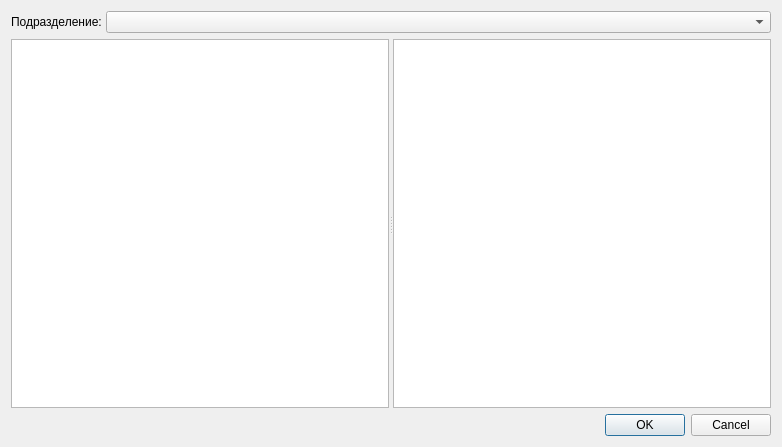
<?xml version="1.0" encoding="UTF-8"?>
<ui version="4.0">
 <class>ActionJobTicketJobTypeChangerDialog</class>
 <widget class="QDialog" name="ActionJobTicketJobTypeChangerDialog">
  <property name="geometry">
   <rect>
    <x>0</x>
    <y>0</y>
    <width>782</width>
    <height>447</height>
   </rect>
  </property>
  <property name="windowTitle">
   <string>Dialog</string>
  </property>
  <layout class="QVBoxLayout" name="verticalLayout_3">
   <item>
    <widget class="QWidget" name="wgtCommon" native="true">
     <property name="sizePolicy">
      <sizepolicy hsizetype="Preferred" vsizetype="Maximum">
       <horstretch>0</horstretch>
       <verstretch>0</verstretch>
      </sizepolicy>
     </property>
     <layout class="QHBoxLayout" name="horizontalLayout">
      <property name="spacing">
       <number>0</number>
      </property>
      <property name="margin">
       <number>0</number>
      </property>
      <item>
       <widget class="QLabel" name="lblOrgStructure">
        <property name="sizePolicy">
         <sizepolicy hsizetype="Maximum" vsizetype="Preferred">
          <horstretch>0</horstretch>
          <verstretch>0</verstretch>
         </sizepolicy>
        </property>
        <property name="text">
         <string>Подразделение: </string>
        </property>
       </widget>
      </item>
      <item>
       <widget class="COrgStructureComboBox" name="cmbOrgStructure"/>
      </item>
     </layout>
    </widget>
   </item>
   <item>
    <widget class="QSplitter" name="splitter">
     <property name="orientation">
      <enum>Qt::Horizontal</enum>
     </property>
     <widget class="QWidget" name="wgtActions" native="true">
      <layout class="QVBoxLayout" name="verticalLayout">
       <property name="spacing">
        <number>0</number>
       </property>
       <property name="margin">
        <number>0</number>
       </property>
       <item>
        <widget class="CTableView" name="tblActions"/>
       </item>
      </layout>
     </widget>
     <widget class="QWidget" name="wgtJobTypes" native="true">
      <layout class="QVBoxLayout" name="verticalLayout_2">
       <property name="spacing">
        <number>0</number>
       </property>
       <property name="margin">
        <number>0</number>
       </property>
       <item>
        <widget class="CTableView" name="tblJobTypes"/>
       </item>
      </layout>
     </widget>
    </widget>
   </item>
   <item>
    <widget class="QDialogButtonBox" name="buttonBox">
     <property name="orientation">
      <enum>Qt::Horizontal</enum>
     </property>
     <property name="standardButtons">
      <set>QDialogButtonBox::Cancel|QDialogButtonBox::Ok</set>
     </property>
    </widget>
   </item>
  </layout>
 </widget>
 <customwidgets>
  <customwidget>
   <class>COrgStructureComboBox</class>
   <extends>QComboBox</extends>
   <header>Orgs/OrgStructComboBoxes.h</header>
  </customwidget>
  <customwidget>
   <class>CTableView</class>
   <extends>QTableView</extends>
   <header>library/TableView.h</header>
  </customwidget>
 </customwidgets>
 <resources/>
 <connections>
  <connection>
   <sender>buttonBox</sender>
   <signal>accepted()</signal>
   <receiver>ActionJobTicketJobTypeChangerDialog</receiver>
   <slot>accept()</slot>
   <hints>
    <hint type="sourcelabel">
     <x>248</x>
     <y>254</y>
    </hint>
    <hint type="destinationlabel">
     <x>157</x>
     <y>274</y>
    </hint>
   </hints>
  </connection>
  <connection>
   <sender>buttonBox</sender>
   <signal>rejected()</signal>
   <receiver>ActionJobTicketJobTypeChangerDialog</receiver>
   <slot>reject()</slot>
   <hints>
    <hint type="sourcelabel">
     <x>316</x>
     <y>260</y>
    </hint>
    <hint type="destinationlabel">
     <x>286</x>
     <y>274</y>
    </hint>
   </hints>
  </connection>
 </connections>
</ui>
